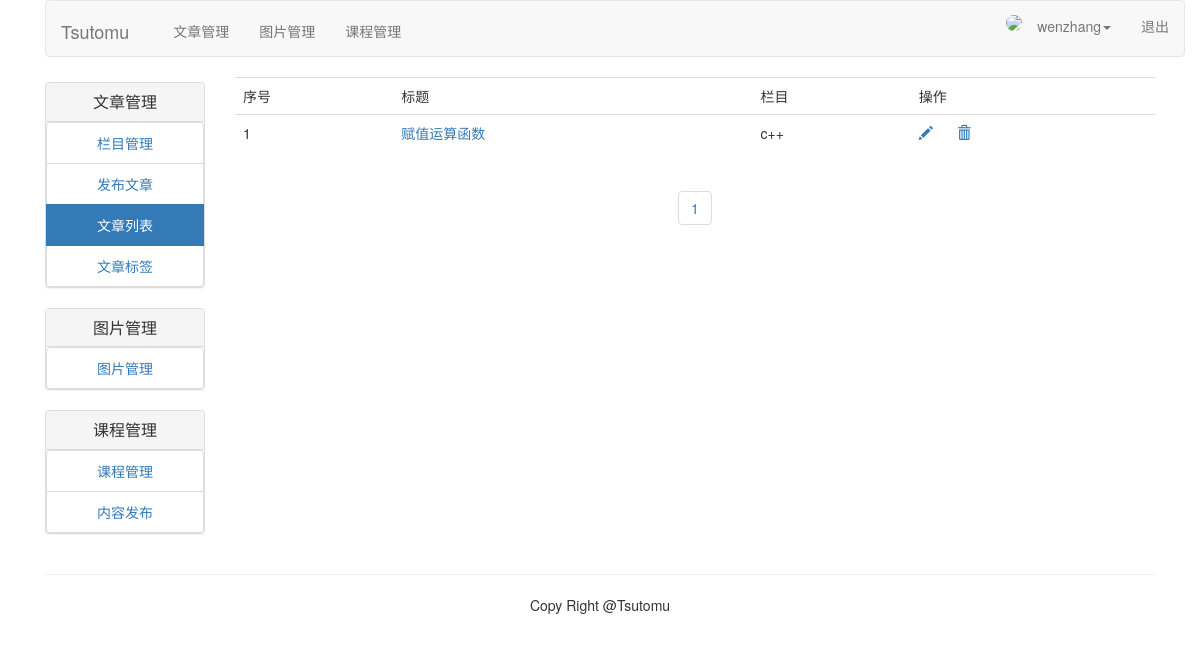
The app's page /article/article-list/ (signed in), older data.
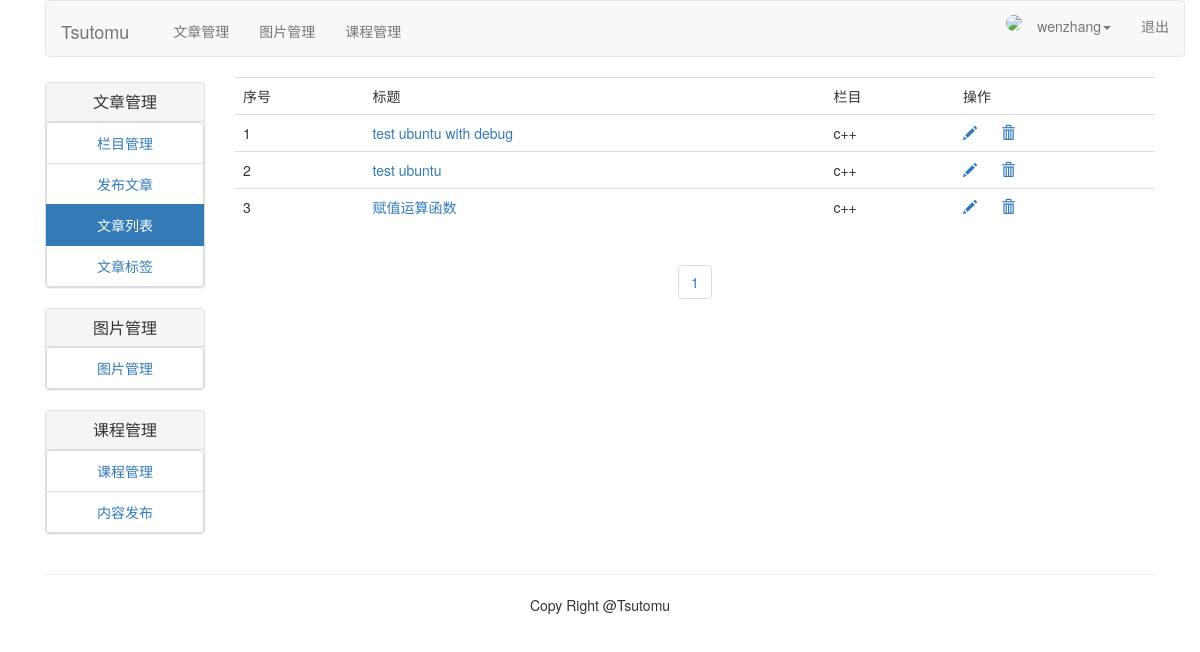
The same page, newer data.
### article/models.py (models this page shows, shortened)
class ArticlePost(models.Model):
    author = models.ForeignKey(User, on_delete=models.CASCADE, related_name="article")
    title = models.CharField(max_length=200)
    slug = models.SlugField(max_length=500)#是CharField 的子类
    column = models.ForeignKey(ArticleColumn, on_delete=models.CASCADE,related_name="article_column")
    body = models.TextField()
    created = models.DateTimeField(default=timezone.now)
    updated = models.DateTimeField(auto_now=True)
    users_like = models.ManyToManyField(User, related_name="articles_like", blank=True)
    article_tag = models.ManyToManyField(ArticleTag, related_name='article_tag', blank=True)
    class Meta:
        ordering = ("-updated",)
        index_together = (('id', 'slug'),)
    def get_url_path(self):
        return reverse("article:list_article_detail", args=[self.id, self.slug])

class ArticleColumn(models.Model):
    user = models.ForeignKey(User, on_delete=models.CASCADE,related_name='article_column')
    column = models.CharField(max_length=200)
    created = models.DateField(auto_now_add=True)
    def __str__(self):
        return self.column

### article/views.py (the view)
# urls.py: path('article-list/', views.article_list, name="article_list"),
@login_required(login_url='/account/login')
def article_list(request):
    articles_list = ArticlePost.objects.filter(author=request.user)
    paginator = Paginator(articles_list, 5)
    page = request.GET.get('page')
    try:
        current_page = paginator.page(page)
        articles = current_page.object_list
    except PageNotAnInteger:
        current_page = paginator.page(1)
        articles = current_page.object_list
    except EmptyPage:
        current_page = paginator.page(paginator.num_pages)
        articles = current_page.object_list
    return render(request, "article/column/article_list.html",{"articles":articles,"page":current_page})

### templates/article/column/article_list.html (shortened to what this page needs)
{% extends "article/base.html" %}
{% load staticfiles %}
{% block content %}
<div>
    <table class="table table-hover">
        <tr>
            <td>序号</td>
            <td>标题</td>
            <td>栏目</td>
            <td>操作</td>
        </tr>
        {% for article in articles %}
        <tr id={{ article.id }}>
            <td>{{ forloop.counter }}</td>
            <td> <a href="{{ article.get_url_path }}">{{ article.title }}</a></td>
            <td>{{ article.column }}</td>
            <td>
                <a href="{% url 'article:redit_article' article.id %}"><span class="glyphicon glyphicon-pencil"></span></a>
                <a name="delete" href="javascript:" onclick="del_article(this, {{ article.id }})"><span class="glyphicon glyphicon-trash" style="margin-left:20px;"></span></a>
            </td>
        </tr>
        {% endfor %}
    </table>
    {% include "paginator.html" %}
</div>
{% endblock %}

Row changes from the older to the newer data that the page shows:
added ArticlePost: title "test ubuntu with debug", column "c++"
added ArticlePost: title "test ubuntu", column "c++"
